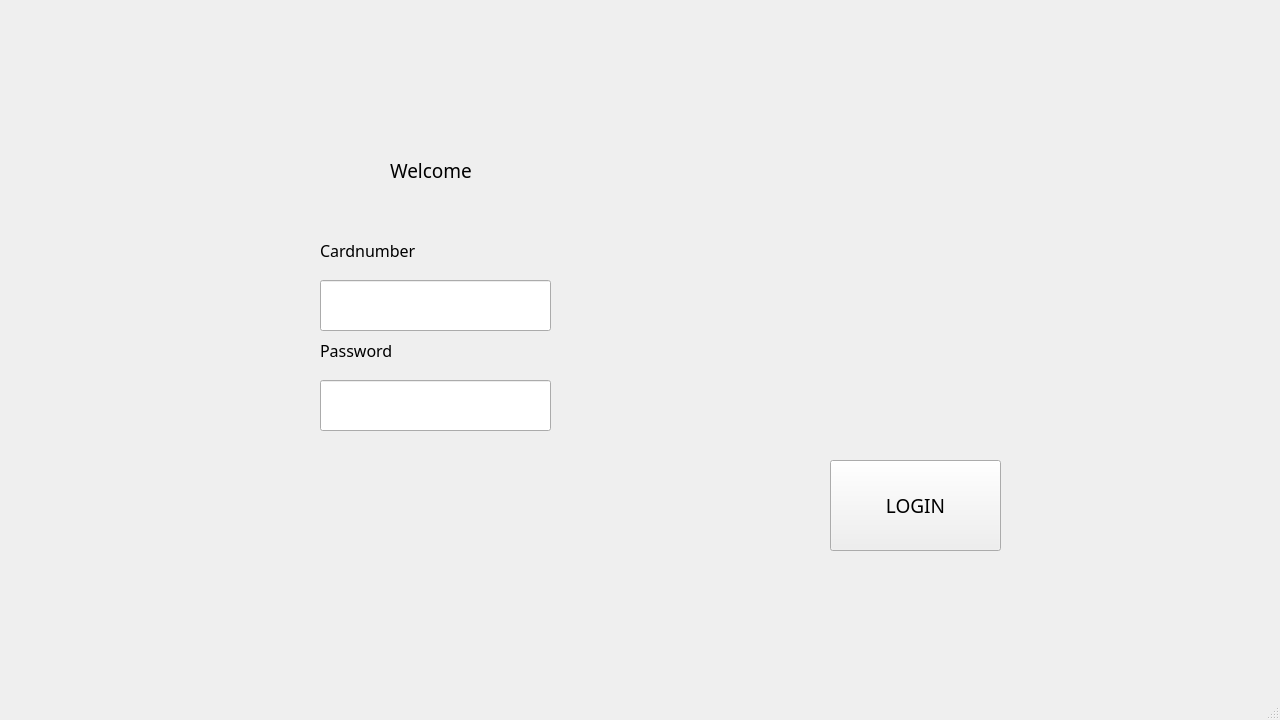
<?xml version="1.0" encoding="UTF-8"?>
<ui version="4.0">
 <class>MainWindow</class>
 <widget class="QMainWindow" name="MainWindow">
  <property name="enabled">
   <bool>true</bool>
  </property>
  <property name="geometry">
   <rect>
    <x>0</x>
    <y>0</y>
    <width>1280</width>
    <height>720</height>
   </rect>
  </property>
  <property name="minimumSize">
   <size>
    <width>1280</width>
    <height>720</height>
   </size>
  </property>
  <property name="maximumSize">
   <size>
    <width>1280</width>
    <height>720</height>
   </size>
  </property>
  <property name="baseSize">
   <size>
    <width>400</width>
    <height>300</height>
   </size>
  </property>
  <property name="windowTitle">
   <string>Login</string>
  </property>
  <widget class="QWidget" name="centralwidget">
   <widget class="QLabel" name="label_cardnumber">
    <property name="geometry">
     <rect>
      <x>320</x>
      <y>230</y>
      <width>171</width>
      <height>41</height>
     </rect>
    </property>
    <property name="font">
     <font>
      <family>Century Gothic</family>
      <pointsize>12</pointsize>
     </font>
    </property>
    <property name="text">
     <string>Cardnumber</string>
    </property>
   </widget>
   <widget class="QLabel" name="label_password">
    <property name="geometry">
     <rect>
      <x>320</x>
      <y>330</y>
      <width>171</width>
      <height>41</height>
     </rect>
    </property>
    <property name="font">
     <font>
      <family>Century Gothic</family>
      <pointsize>12</pointsize>
     </font>
    </property>
    <property name="text">
     <string>Password</string>
    </property>
   </widget>
   <widget class="QLineEdit" name="lineEdit_cardnum">
    <property name="geometry">
     <rect>
      <x>320</x>
      <y>280</y>
      <width>231</width>
      <height>51</height>
     </rect>
    </property>
   </widget>
   <widget class="QLineEdit" name="lineEdit_password">
    <property name="geometry">
     <rect>
      <x>320</x>
      <y>380</y>
      <width>231</width>
      <height>51</height>
     </rect>
    </property>
   </widget>
   <widget class="QPushButton" name="btn_login">
    <property name="geometry">
     <rect>
      <x>830</x>
      <y>460</y>
      <width>171</width>
      <height>91</height>
     </rect>
    </property>
    <property name="sizePolicy">
     <sizepolicy hsizetype="Fixed" vsizetype="Fixed">
      <horstretch>0</horstretch>
      <verstretch>0</verstretch>
     </sizepolicy>
    </property>
    <property name="font">
     <font>
      <family>Century Gothic</family>
      <pointsize>14</pointsize>
      <bold>false</bold>
     </font>
    </property>
    <property name="text">
     <string>LOGIN</string>
    </property>
   </widget>
   <widget class="QLabel" name="label_loginresponse">
    <property name="geometry">
     <rect>
      <x>580</x>
      <y>320</y>
      <width>421</width>
      <height>61</height>
     </rect>
    </property>
    <property name="font">
     <font>
      <family>Century Gothic</family>
      <pointsize>12</pointsize>
     </font>
    </property>
    <property name="text">
     <string/>
    </property>
   </widget>
   <widget class="QLabel" name="label_greeting">
    <property name="geometry">
     <rect>
      <x>390</x>
      <y>130</y>
      <width>471</width>
      <height>81</height>
     </rect>
    </property>
    <property name="font">
     <font>
      <family>Century Gothic</family>
      <pointsize>14</pointsize>
     </font>
    </property>
    <property name="text">
     <string>Welcome</string>
    </property>
   </widget>
  </widget>
  <widget class="QMenuBar" name="menubar">
   <property name="geometry">
    <rect>
     <x>0</x>
     <y>0</y>
     <width>1280</width>
     <height>21</height>
    </rect>
   </property>
  </widget>
  <widget class="QStatusBar" name="statusbar"/>
 </widget>
 <resources/>
 <connections/>
</ui>
